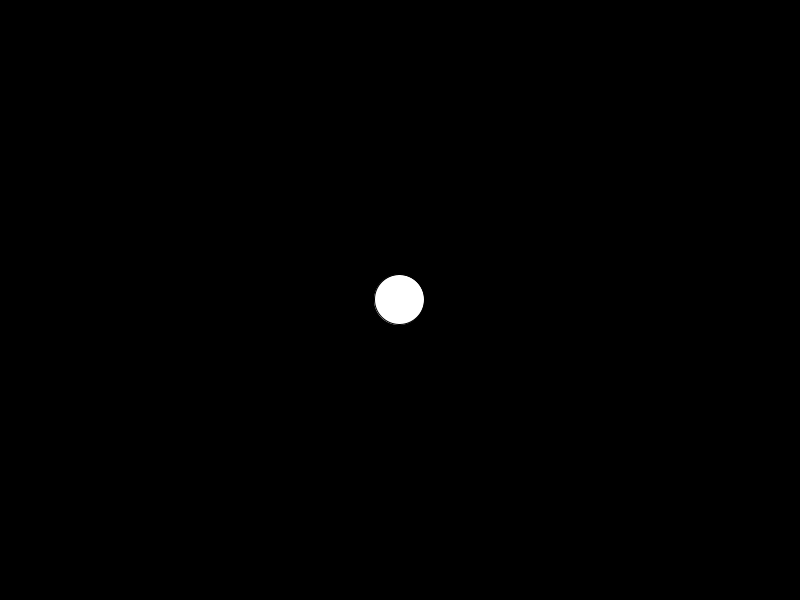
Frame 1 (no input)
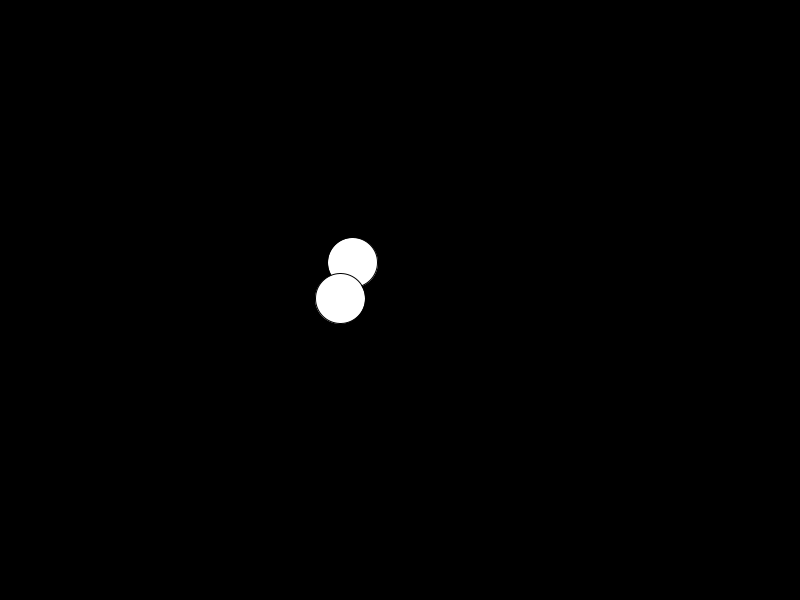
Frame 60 (the mouse pressed at the canvas centre just before this capture)
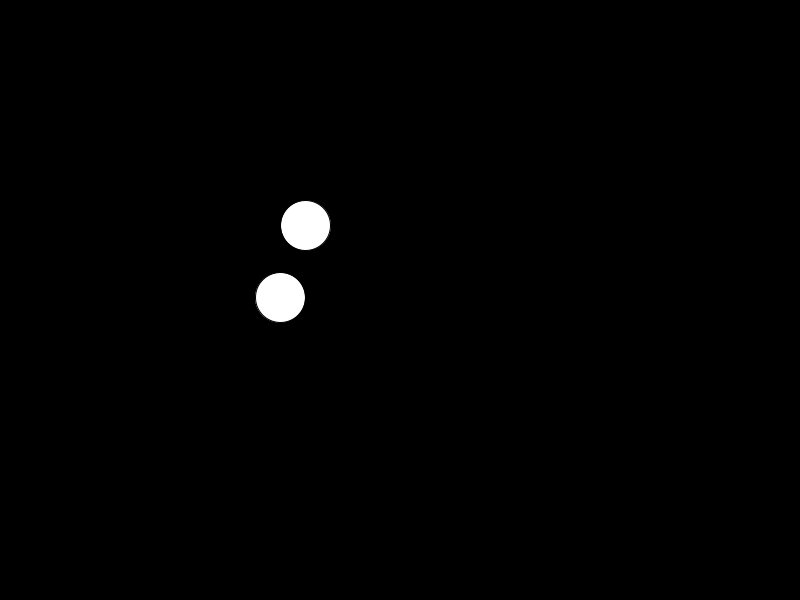
Frame 120 (the mouse held since frame 60 and released just before this capture)

The Processing sketch that drew these frames (run headless with seeded random() and noise(); from frame 60 on, the mouse is pressed at the canvas centre):

// Processing sketch: Class_Colliding_Balls
// ── Class_Colliding_Balls.pde

Ball b;    //declare a new object of the Ball class
Ball c;

void setup() {
  size(800, 600);
  b = new Ball();    //initialize our new ball called b'
  c= new Ball();
}

void draw() {
  background(0);
  b.move();
  b.bounce();
  b.display();
  c.move();
  c.bounce();' 
  c.display();
 
}


class Ball {
 //these are the properties of our Ball class
  float sz;
  PVector loc, vel;

  Ball() {
    sz = 50;
    loc = new PVector(width/2, height/2);
    vel = PVector.random2D();
  }

  void display() {
    ellipse(loc.x, loc.y, sz, sz);
  }

  void move() {
   loc.add(vel);
  }

  void bounce() {
    if (loc.x + sz/2 > width || loc.x - sz/2 < 0) {
      vel.x *= -1;
    }
    if (loc.y + sz/2 > height || loc.y - sz/2 < 0) {
      vel.y *= -1;
    }
  }
}
